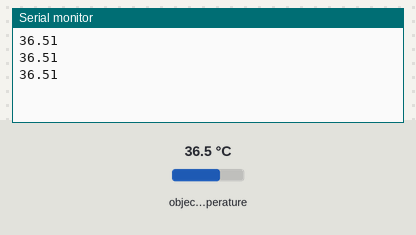
Bench run of a sketch on a simulated Arduino Uno, built with avr-gcc and run on an emulated ATmega328P. On the bench: the last lines printed to the serial monitor. The test bench sets the inputs (shaded band); at power-on: object temperature 36.5 °C.

Above: at 1.3 s.
1.4 s: object temperature set to 20 °C
At 1.9 s:
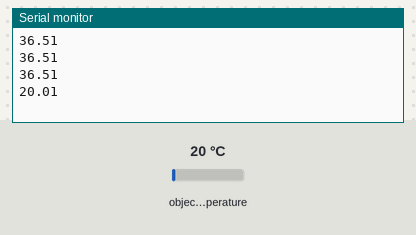
2.9 s: object temperature set to 26 °C
At 3.4 s:
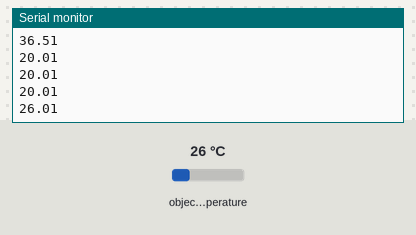
Timing chart, 0 to 5.9 s (numbered marks = the images above; inputs shaded):
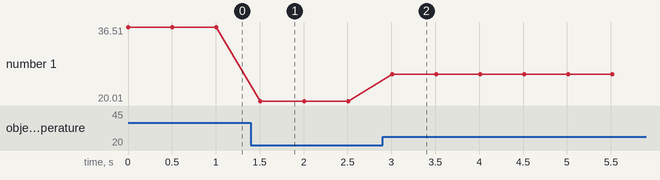

The sketch:

MLX90614_Sensor_Read.ino
```cpp
#include <Adafruit_MLX90614.h>

Adafruit_MLX90614 mlx = Adafruit_MLX90614();

void setup()
{
  Serial.begin(9600);
  mlx.begin();
}

void loop()
{
  float temperature = mlx.readObjectTempC();
  Serial.println(temperature);
  delay(500);
}
```

Measured:
- after the input at 1.4 s, the serial monitor: prints a new line after 0.10 s (image 1)
- after the input at 2.9 s, the serial monitor: prints a new line after 0.11 s (image 2)
- plotted number 1: 36.51 → 20.01 after the input at 1.4 s, 20.01 → 26.01 after the input at 2.9 s
